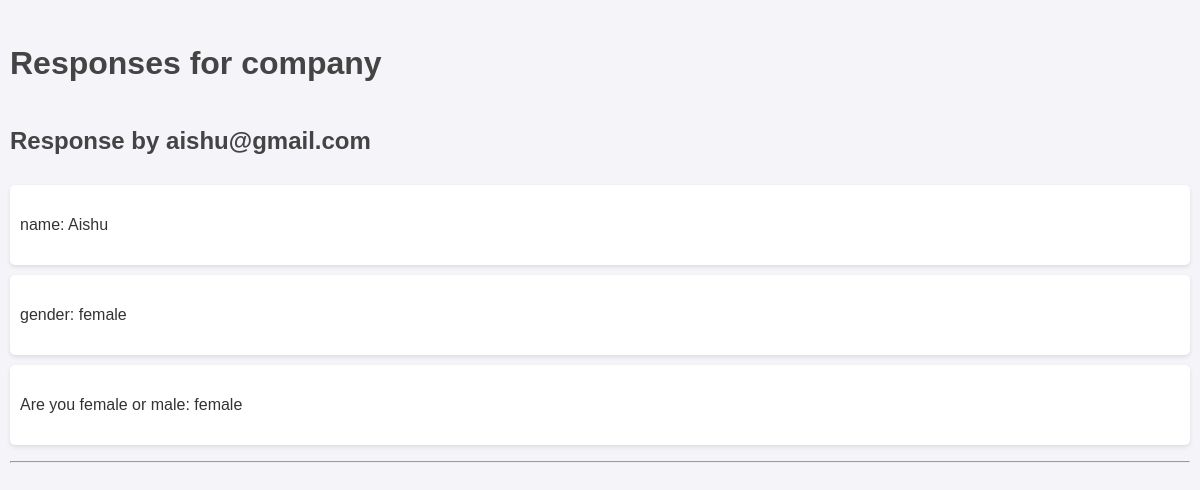
Screenshot of /form/12/responses/ with the database file from the repository.
### forms/models.py (models this page shows, shortened)
class Form(models.Model):
    title = models.CharField(max_length=200)
    description = models.TextField(blank=True, null=True)
    created_at = models.DateTimeField(auto_now_add=True)

class Response(models.Model):
    form = models.ForeignKey(Form, on_delete=models.CASCADE, related_name='responses')
    respondent_name = models.CharField(max_length=100, blank=True, null=True)
    submitted_at = models.DateTimeField(auto_now_add=True)

class Answer(models.Model):
    response = models.ForeignKey(Response, on_delete=models.CASCADE, related_name='answers')
    question = models.ForeignKey(Question, on_delete=models.CASCADE)
    answer_text = models.TextField(blank=True, null=True)

class Question(models.Model):
    QUESTION_TYPES = [
        ('text', 'Text'),
        ('integer', 'Integer'),
        ('mcq_single', 'Multiple Choice (Single Correct)'),
        ('mcq_multiple', 'Multiple Choice (Multiple Correct)'),
    ]
    form = models.ForeignKey(Form, on_delete=models.CASCADE, related_name='questions')
    text = models.CharField(max_length=500)
    question_type = models.CharField(max_length=50, choices=QUESTION_TYPES)
    required = models.BooleanField(default=False)
    options = models.TextField(blank=True, null=True)
    include_in_calculations = models.BooleanField(default=False, verbose_name="Include in totals/averages")
    parent_question = models.ForeignKey('self', on_delete=models.SET_NULL, null=True, blank=True, related_name='child_questions')
    trigger_answer = models.CharField(max_length=200, blank=True, null=True)  # Answer that triggers this question

### forms/views.py (the view)
# urls.py: path('form/<int:form_id>/responses/', views.view_responses, name='view_responses'),
def view_responses(request, form_id):
    form = get_object_or_404(Form, id=form_id)
    responses = form.responses.all()
    response_data = []
    for response in responses:
        total = 0
        count = 0
        numbers = []
        for answer in response.answers.all():
            if (answer.question.question_type == 'integer' and
                answer.question.include_in_calculations and
                answer.answer_text):
                try:
                    num = int(answer.answer_text)
                    numbers.append(num)
                    total += num
                    count += 1
                    print(f"Added to calculations: {num}")
                except ValueError:
                    print(f"Failed to convert to integer: {answer.answer_text}")
                    pass
        avg = total / count if count > 0 else 0
        response_data.append({
            'response': response,
            'total': total,
            'average': avg,
            'numbers': numbers
        })
    return render(request, 'forms/view_responses.html', {
        'form': form,
        'response_data': response_data
    })

### forms/templates/forms/view_responses.html (shortened to what this page needs)
<!DOCTYPE html>
<html>
<head>
    {% load static %}
    <link rel="stylesheet" href="{% static 'forms/style.css' %}">
</head>
<body>
    <h1>Responses for {{ form.title }}</h1>
    {% for data in response_data %}
        <h2>Response by {{ data.response.respondent_name }}</h2>
        <ul>
            {% for answer in data.response.answers.all %}
                <li>{{ answer.question.text }}: {{ answer.answer_text }}</li>
            {% endfor %}
        </ul>
        <hr>
    {% endfor %}
</body>
</html>

### forms/static/forms/style.css (style rules this page uses)
body { font-family: Arial, sans-serif; margin: 20px; }
h1 { color: #333; }
body { font-family: 'Arial', sans-serif; background-color: #f4f4f9; color: #333; margin: 0; padding: 10px; line-height: 2.0; }
h1, h2 { color: #444; }
ul { list-style-type: none; padding: 0; }
ul li { display: flex; justify-content: space-between; align-items: center; background: white; margin: 10px 0; padding: 10px; border-radius: 5px; box-shadow: 0 2px 4px rgba(0, 0, 0, 0.1); min-height: 60px; }

### rows the page displays
Form: title "company"
Response: response.respondent_name "aishu@gmail.com"
Answer: question.text "name", answer_text "Aishu"
Answer: question.text "gender", answer_text "female"
Answer: question.text "Are you female or male", answer_text "female"
